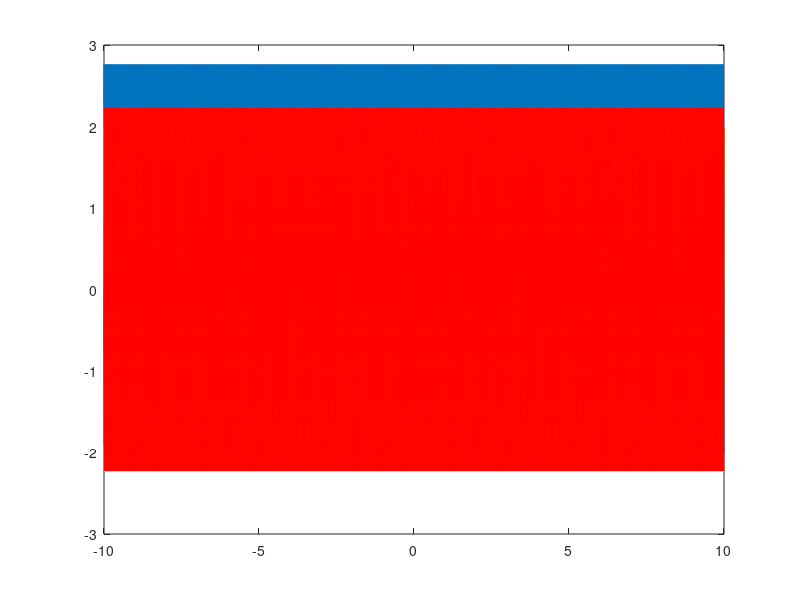

The MATLAB source for this figure:
t=-10:0.001:10;
 x= cos(100*pi*t) + cos(200*pi*t) + sin(500*pi*t);
 y=cos(50*pi*t)+cos(50*pi*t)+sin(50*pi*t);
 y2= cos(80*pi*t) + cos(80*pi*t) + sin(80*pi*t);
 plot(t,x,t,y,'y',t,y2,'r');